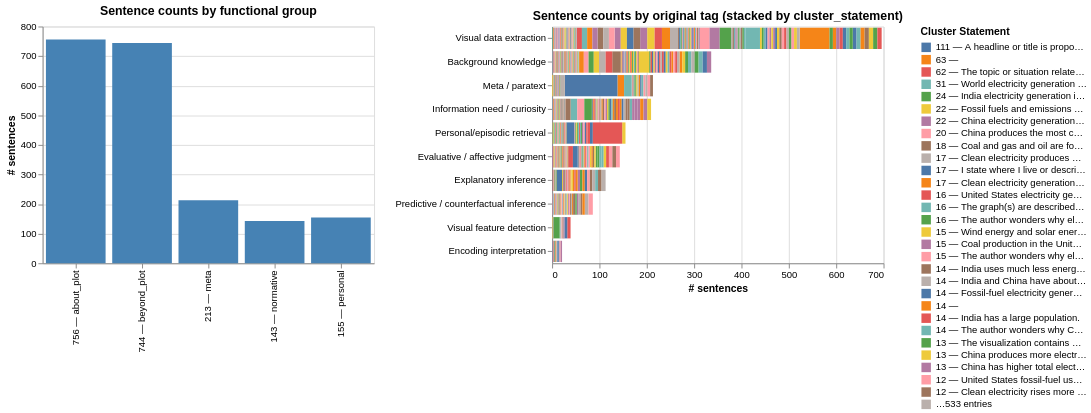

Notebook source saved alongside this figure:
### Code cell
# A. Overall counts - sort by count descending
grp_cts = (
    nodes_df["group"]
    .value_counts()
    .reindex(GROUPS + ["unknown"])
    .dropna()
    .astype(int)
    .reset_index()
    .sort_values("group")  # we will use label for sorting instead
)
grp_cts.columns = ["group", "count"]

# Append count at the start of the label to enforce sorting visually/lexically
grp_cts["group_label"] = grp_cts["count"].astype(str) + " — " + grp_cts["group"]

chart_a = alt.Chart(grp_cts).mark_bar(color="steelblue").encode(
    x=alt.X("group_label:N", sort=None, title=None),
    y=alt.Y("count:Q", title="# sentences"),
).properties(title="Sentence counts by functional group", width=350, height=250)

# B. Stacked bar: cluster_statement within each tag - sort tag by descending total count
cluster_stacked_df = (
    nodes_df.groupby(["tag", "cluster_statement"])
    .size()
    .reset_index(name="count")
)

# Calculate total count per tag to sort tags by descending total count
tag_total_counts = (
    cluster_stacked_df.groupby("tag")["count"].sum()
    .sort_values(ascending=False)
)
tag_order = list(tag_total_counts.index)

# Append count at the start of the cluster_statement label
cluster_stacked_df["cluster_statement_label"] = (
    cluster_stacked_df["count"].astype(str) + " — " + cluster_stacked_df["cluster_statement"]
)

# For color order by highest count first in each tag (flattened over all tags for color), get top cluster_statement counts:
color_counts = (
    cluster_stacked_df.groupby("cluster_statement_label")["count"].sum()
    .sort_values(ascending=False)
)
cluster_statement_order = list(color_counts.index)

chart_b_stacked = (
    alt.Chart(cluster_stacked_df)
    .mark_bar()
    .encode(
        y=alt.Y("tag:N", sort=tag_order, title=None),
        x=alt.X("count:Q", title="# sentences"),
        color=alt.Color(
            "cluster_statement_label:N", 
            sort=cluster_statement_order, 
            legend=alt.Legend(title="Cluster Statement")
        ),
        tooltip=["tag:N", "cluster_statement_label:N", "count:Q"]
    )
    .properties(title="Sentence counts by original tag (stacked by cluster_statement)", width=350, height=250)
)

chart_a | chart_b_stacked

### Figure 1 — Vega-Lite specification as saved in the notebook (floating-point values rounded to 4 significant figures; data arrays with more than 128 entries replaced by an {"elided": "..."} marker saying what was removed)
{"config": {"view": {"continuousWidth": 300, "continuousHeight": 300}}, "hconcat": [{"data": {"name": "data-6e971ed2f27a9d19989272e75b6dd00c"}, "mark": {"type": "bar", "color": "steelblue"}, "encoding": {"x": {"field": "group_label", "sort": null, "title": null, "type": "nominal"}, "y": {"field": "count", "title": "# sentences", "type": "quantitative"}}, "height": 250, "title": "Sentence counts by functional group", "width": 350}, {"data": {"name": "data-c056426a83cbec284446e336c260b77b"}, "mark": {"type": "bar"}, "encoding": {"color": {"field": "cluster_statement_label", "legend": {"title": "Cluster Statement"}, "sort": {"elided": "562 str values"}, "type": "nominal"}, "tooltip": [{"field": "tag", "type": "nominal"}, {"field": "cluster_statement_label", "type": "nominal"}, {"field": "count", "type": "quantitative"}], "x": {"field": "count", "title": "# sentences", "type": "quantitative"}, "y": {"field": "tag", "sort": ["Visual data extraction", "Background knowledge", "Meta / paratext", "Information need / curiosity", "Personal/episodic retrieval", "Evaluative / affective judgment", "Explanatory inference", "Predictive / counterfactual inference", "Visual feature detection", "Encoding interpretation"], "title": null, "type": "nominal"}}, "height": 250, "title": "Sentence counts by original tag (stacked by cluster_statement)", "width": 350}], "$schema": "https://vega.github.io/schema/vega-lite/v6.1.0.json", "datasets": {"data-6e971ed2f27a9d19989272e75b6dd00c": [{"group": "about_plot", "count": 756, "group_label": "756 — about_plot"}, {"group": "beyond_plot", "count": 744, "group_label": "744 — beyond_plot"}, {"group": "meta", "count": 213, "group_label": "213 — meta"}, {"group": "normative", "count": 143, "group_label": "143 — normative"}, {"group": "personal", "count": 155, "group_label": "155 — personal"}], "data-c056426a83cbec284446e336c260b77b": {"elided": "563 records"}}}
